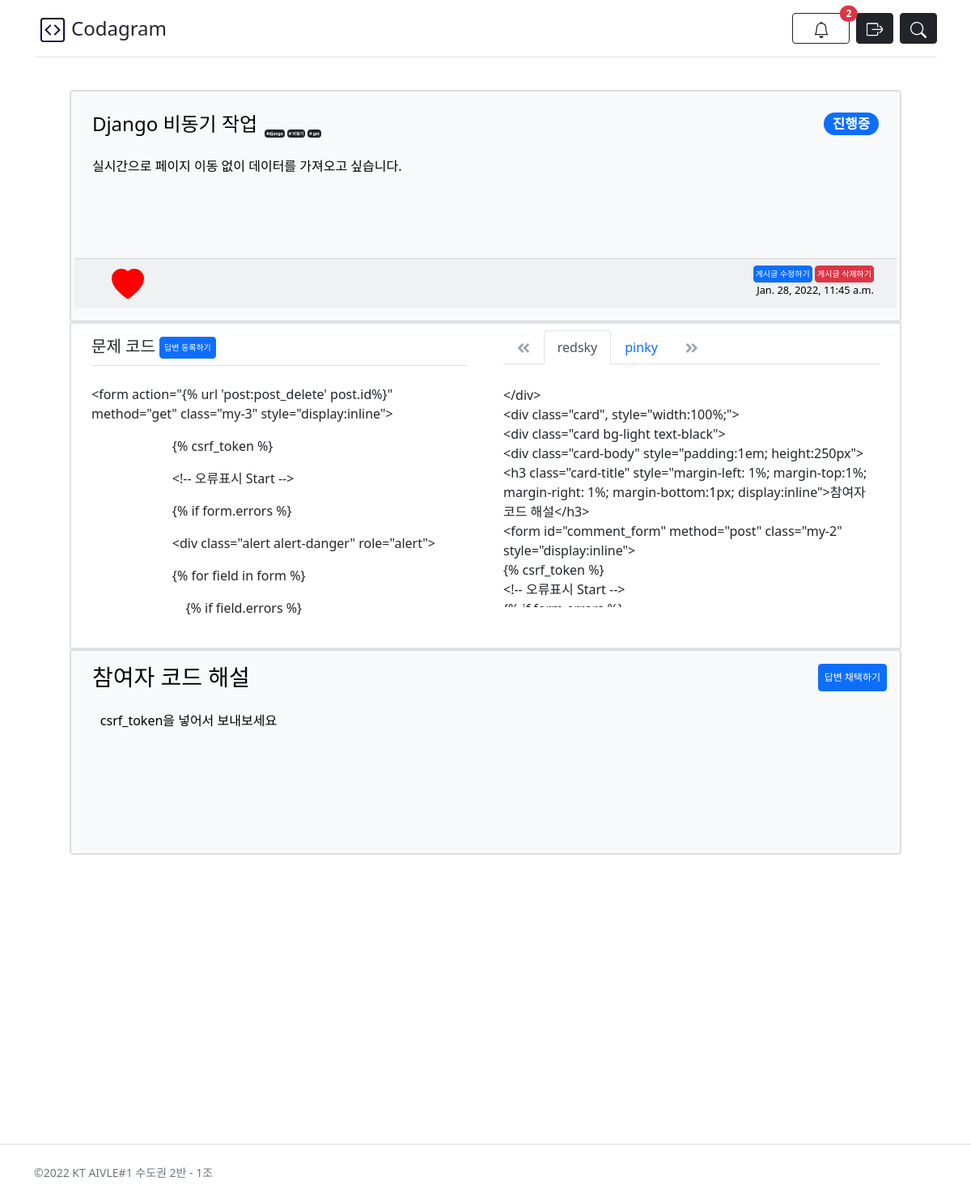
The page /post/2/ (signed in) on the database its author committed.
### post/models.py (models this page shows, shortened)
class Post(models.Model):
    user = models.ForeignKey(settings.AUTH_USER_MODEL, on_delete=models.CASCADE)
    author = models.CharField(max_length=200, default=None)
    subject = models.CharField(max_length=200)
    description = models.TextField(blank=True)
    content = RichTextField()
    register_date = models.DateTimeField()
    solved = models.BooleanField(default=False)
    tags = TagField()
    likes = models.ManyToManyField(settings.AUTH_USER_MODEL, related_name="like_posts", blank=True)
    def is_like_user(self, user):
        return self.likes.filter(pk=user.pk).exists()
    class Meta:
        ordering=['-register_date']

class Comment(models.Model):
    user = models.ForeignKey(settings.AUTH_USER_MODEL, on_delete=models.CASCADE)
    author = models.CharField(max_length=200, default=None)
    post = models.ForeignKey(Post, on_delete=models.CASCADE)
    description = models.TextField(blank=True)
    content = models.TextField(blank=True)
    register_date = models.DateTimeField()
    choice = models.BooleanField(default=False)
    check = models.BooleanField(default=False)

### post/views.py (the view)
# urls.py: path('<int:post_id>/', views.detail, name='detail'),
def detail(request, post_id):
    context = {}
    source = alarm(request)
    data = json.loads(source.content)
    alarmlist = [];
    for i,c in enumerate(data):
        if i<100 :
            alarmlist.append(c)
    context.update({"alarm_list":alarmlist})
    post = get_object_or_404(Post, id=post_id)
    comments = Comment.objects.filter(post_id=post_id).order_by("-choice")
    context.update({
        'post': post,
        'comments':comments,
    })
    return render(
        request, 'post/post_detail.html', context)

### member/views.py (called while the page is built)
def alarm(request) :
    post = Post.objects.filter(user_id=request.user.id)
    data = []
    for p in post :
        for c in Comment.objects.filter(check=False, post_id=p.id) :
            c_appen = model_to_dict(c)
            c_appen['post_subject'] = c.post.subject
            data.append(c_appen)
    return JsonResponse(data, safe=False)

### post/templatetags/post_tags.py (called while the page is built)
@register.filter
def is_like_user(post, user):
    return post.is_like_user(user)

### post/templates/post/post_detail.html (shortened to what this page needs)
{% extends "codagram/layout.html" %}
{% load post_tags %}
{% block content %}
<div class="container mt-3">
  <div class="card", style="width:100%">
    <div class="card bg-light text-black">
      <div class="card-body">
        <h4 class="card-title" id="head_card" style="margin-left: 1%; margin-top:1%; margin-right: 1%; margin-bottom:1px">
            {{ post.subject }}
            <span id="progress_badge" class="badge rounded-pill bg-primary" style="float: right; display:inline; font-size:0.7em;">진행중</span>
        </h4>
        <div class="card-text" style="margin-left: 1%; margin-right: 1%; margin-top:1px; white-space: pre-line; overflow:auto; height:150px">
            {{post.description}}
        </div>
        <div class="row row-cols-2 card-footer align-content-center flex-wrap", style="font-size:0.8em; text-align:right;">
            <div class="col-1 pt-1">
                <div>
                    {% if post|is_like_user:request.user %}
                        <a href="{% url "post:dislike_post" post.pk %}" style="color: inherit;">
                            <svg xmlns="http://www.w3.org/2000/svg" width="40" height="40" fill="rgb(255,0,0)" class="bi bi-heart-fill" viewBox="0 0 16 16">
                                <path fill-rule="evenodd" d="M8 1.314C12.438-3.248 23.534 4.735 8 15-7.534 4.736 3.562-3.248 8 1.314z"/>
                            </svg>
                        </a>
                    {% endif %}
                </div>
            </div>
            <div class="col-11">
                <div id="update" style="display:inline;">
                    <form action="{% url 'post:post_update' post.id%}" method="get" class="my-3" style="display:inline">
                        <button id="post_update_btn" type="submit" class="btn btn-primary" style="font-size:10px; padding:2px">게시글 수정하기</button>
                    </form>
                    <form action="{% url 'post:post_delete' post.id%}" method="get" class="my-3" style="display:inline">
                        <button id="post_delete_btn" type="submit" class="btn btn-danger" style="font-size:10px; padding:2px">게시글 삭제하기</button>
                    </form>
                </div>
                <div style="display:inline;">{{ post.register_date }}</div>
            </div>
        </div>
      </div>
    </div>
  </div>
  <div class="border border-2">
    <div class="row" style="height:400px;">
            <div class="col" style="flex: 0 1 auto; width:50%;">
                <div style="margin-left:5%; margin-right:2%">
                    <h5 class="border-bottom my-2 py-2" style="vertical-align:middle;">
                        문제 코드
                        <button id="comment_write" type="button" class="btn btn-primary" data-bs-toggle="modal" data-bs-target="#comment" style="font-size:10px; padding:5px">
                            답변 등록하기
                        </button>
                    </h5>
                    <div class='code_content' style="margin-top:5%; overflow:auto; height:300px">{{ post.content|safe }}</div>
                </div>
            </div>
            <div class="col" style="flex: 0 1 auto; overflow:auto; width:50%">
                <div style="margin-left:2%; margin-right:5%">
                    <ul id="nav-tabs" class="nav nav-tabs border-bottom" style="margin-top:0.5em" id="my">
                            {% for comment in comments %}
                                {% if forloop.first %}
                                    <li class="nav-item" id="{{forloop.counter0}}">
                                        <a class="nav-link active" data-bs-toggle="tab" id="{{comment.author}}">{{comment.author}}</a>
                                    </li>
                                {% else %}
                                    <li class="nav-item" id="{{forloop.counter0}}">
                                        <a class="nav-link" data-bs-toggle="tab" id="{{comment.author}}">{{comment.author}}</a>
                                    </li>
                                {% endif %}
                            {% endfor %}
                    </ul>
                    <div class="tab-content" style="width:100%; overflow:auto; height:300px">
                        <div class="tab-pane container active" style="white-space:pre-line; margin-top:2px; padding:0">
                            <p id='menu'>{{post.comment_set.all.0.content}}</p>
                        </div>
                    </div>
                </div>
            </div>
        </div>
    </div>
    <div class="card", style="width:100%;">
        <div class="card bg-light text-black">
            <div class="card-body" style="padding:1em; height:250px">
                <h3 class="card-title" style="margin-left: 1%; margin-top:1%; margin-right: 1%; margin-bottom:1px; display:inline">참여자 코드 해설</h3>
                <form id="comment_form" method="post" class="my-2" style="display:inline">
                    <button type="submit" class="btn btn-primary" id="comment_btn" style="font-size:12px; padding:7px; float:right">답변 채택하기</button>
                </form>
                <div class="card-text" style="margin-left: 2%; margin-right: 1%; margin-top:1px; white-space: pre-line;">
                    <p id="description2" style="overflow:auto; height:150px; width:100%">{{post.comment_set.all.0.description}}</p>
                </div>
            </div>
        </div>
    </div>
</div>
{% endblock %}

### rows shown on the page
Post: subject "Django 비동기 작업", description "실시간으로 페이지 이동 없이 데이터를 가져오고 싶습니다.", register_date "Jan. 28, 2022, 11:45 a.m.", content "<form action=\"{% url 'post:post_delete' post.id%}\" method=\"get\" class=\"my-3\" style=\"display:inline\"> {% csrf_token %} <!-- 오류표시 Start --> {% if form.errors %} <div class=\"alert alert-danger\" role=\"alert\"> {% for field in form %} {% if field.errors %}", comment_set.all.0.content "</div> <div class=\"card\", style=\"width:100%;\"> <div class=\"card bg-light text-black\"> <div class=\"card-body\" style=\"padding:1em; height:250px\"> <h3 class=\"card-title\" style=\"margin-left: 1%; margin-top:1%; margin-right: 1%; margin-bottom:1px; display:inline\">참여자 코드 해설</h3> <form id=\"comment_form\" method=\"post\" class=\"my-2\" style=\"display:inline\"> {% csrf_token %} <!-- 오류표시 Start -->…", comment_set.all.0.description "csrf_token을 넣어서 보내보세요"
Comment: author "redsky"
Comment: author "pinky"

### other values the page prints
{{ alarm_list|length }} "2"
